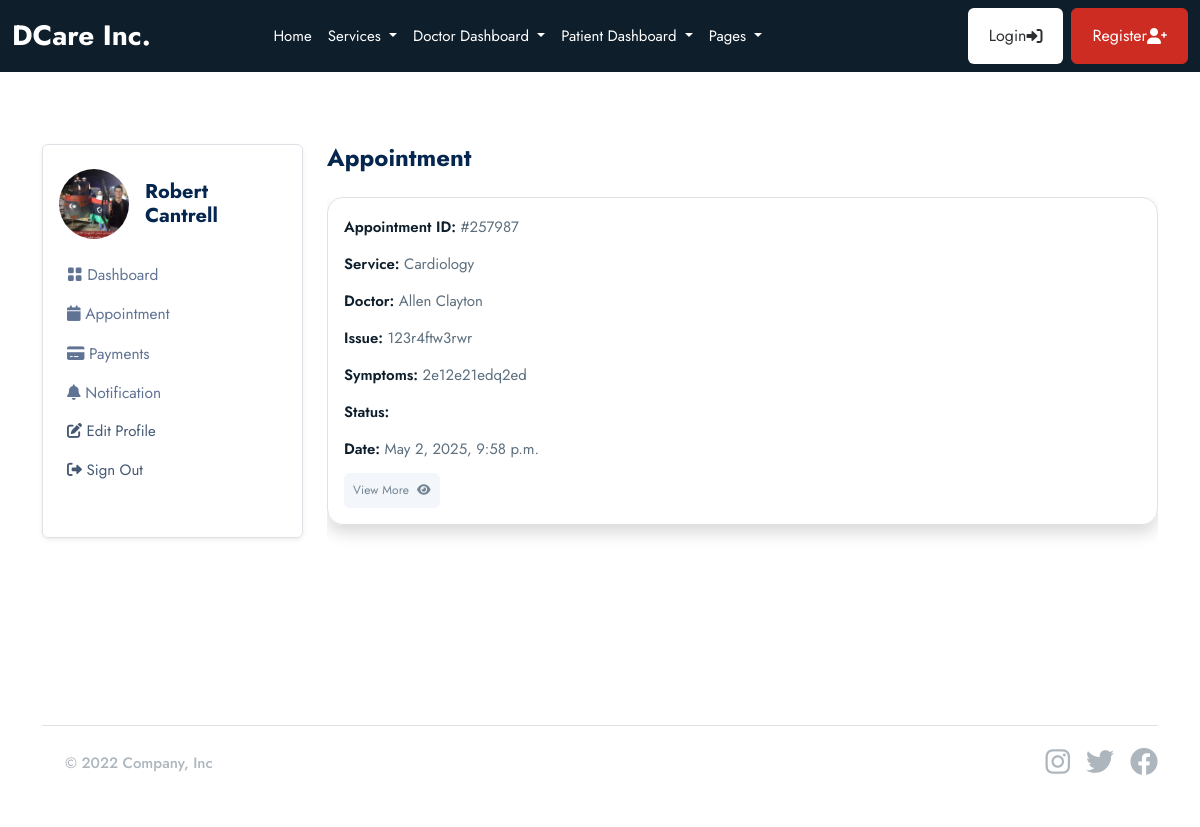
The app's page /patient/appointments (signed in), older data.
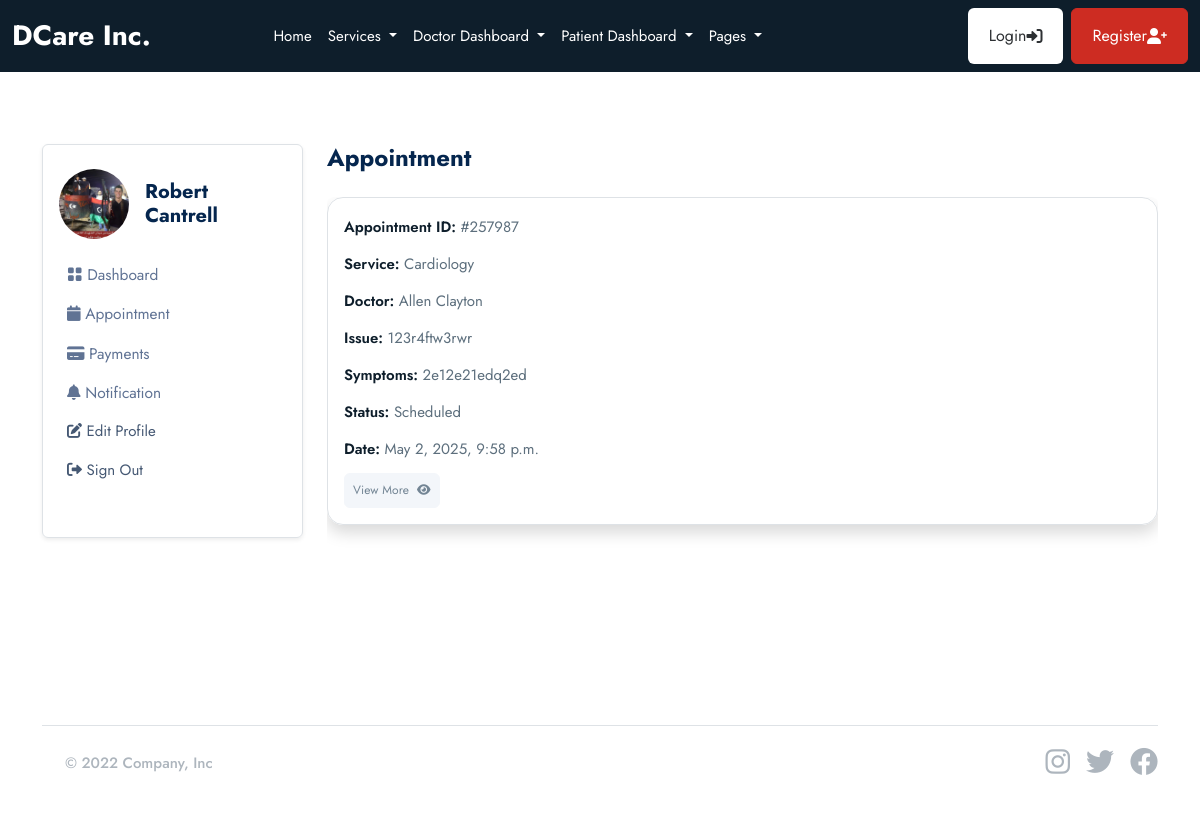
The same page, newer data.
### base/models.py (models this page shows, shortened)
class Appointment(models.Model):
    STATUS = [
        ('Scheduled', 'Scheduled'),
        ('Completed', 'Completed'),
        ('Pending', 'Pending'),
        ('Cancelled', 'Cancelled')
    ]
    service = models.ForeignKey(Service, on_delete=models.SET_NULL, null=True, blank=True, related_name='service_appointments')
    doctor = models.ForeignKey(doctor_models.Doctor, on_delete=models.SET_NULL, null=True, blank=True, related_name='doctor_appointments')
    patient = models.ForeignKey(patient_models.Patient, on_delete=models.SET_NULL, null=True, blank=True, related_name='appointments_patient')
    appointment_date = models.DateTimeField(null=True, blank=True)
    issues = models.TextField(blank=True, null=True)
    symptoms = models.TextField(blank=True, null=True)
    appointment_id = ShortUUIDField(length=6, max_length=10, alphabet="1234567890")
    status = models.CharField(max_length=120, choices=STATUS)

class Service(models.Model):
    image = models.FileField(upload_to="images", null=True, blank=True)
    name = models.CharField(max_length=255)
    description = models.TextField(blank=True, null=True)
    cost = models.DecimalField(max_digits=10, decimal_places=2)
    available_doctors = models.ManyToManyField(doctor_models.Doctor, blank=True)

### doctor/models.py (models this page shows, shortened)
class Doctor(models.Model):
    user = models.OneToOneField(userauths_models.User, on_delete=models.CASCADE)
    full_name = models.CharField(max_length=100, null=True, blank=True)
    image = models.FileField(upload_to="images", null=True, blank=True)
    mobile = models.CharField(max_length=100, null=True, blank=True)
    country = models.CharField(max_length=100, null=True, blank=True)
    bio = models.CharField(max_length=100, null=True, blank=True)
    specialization = models.CharField(max_length=100, null=True, blank=True)
    qualifications = models.CharField(max_length=100, null=True, blank=True)
    years_of_experience = models.CharField(max_length=100, null=True, blank=True)
    next_available_appointment_date = models.DateTimeField(default=timezone.now, null=True, blank=True)

### patient/views.py (the view)
# urls.py: path("appointments", views.appointments, name="appointments"),
@login_required
def appointments(request):
    patient = patient_models.Patient.objects.get(user=request.user)
    appointments = base_models.Appointment.objects.filter(patient=patient)
    context = {
        "appointments": appointments,
    }
    return render(request, "patient/appointments.html", context)

### templates/patient/appointments.html
{% extends 'partials/base.html' %} {% block content %}
<section class="pt-5 pb-5">
  <div class="container">
    <div class="row mt-0 mt-md-4">
      {% include 'patient/sidebar.html' %}
      <div class="col-lg-9 col-md-8 col-12">
        <h4 class="mb-0 mb-4 fw-bold">Appointment</h4>
        <div class="card mb-4">
          {% for a in appointments %}
          <div class="shadow border p-3 mb-4 rounded-4">
            <a href="{% url 'patient:appointment_detail' a.appointment_id %}">
              <p>
                <span class="fw-semibold text-dark">Appointment ID:</span>
                #{{a.appointment_id}}
              </p>
              <p>
                <span class="fw-semibold text-dark">Service:</span>
                {{a.service.name}}
              </p>
              <p>
                <span class="fw-semibold text-dark">Doctor:</span>
                {{a.doctor.full_name}}
              </p>
              <p>
                <span class="fw-semibold text-dark">Issue:</span> {{a.issues}}
              </p>
              <p>
                <span class="fw-semibold text-dark">Symptoms:</span>
                {{a.symptoms}}
              </p>
              <p>
                <span class="fw-semibold text-dark">Status:</span> {{a.status}}
              </p>
              <p>
                <span class="fw-semibold text-dark">Date:</span>
                {{a.appointment_date}}
              </p>
              <button class="btn btn-secondary btn-sm">
                View More <i class="fas fa-eye ms-2"></i>
              </button>
            </a>
          </div>
          {% endfor %}
        </div>
      </div>
    </div>
  </div>
</section>
{% endblock content %}

Row changes from the older to the newer data that the page shows:
changed Appointment "123r4ftw3rwr": status (not shown) → "Scheduled"
